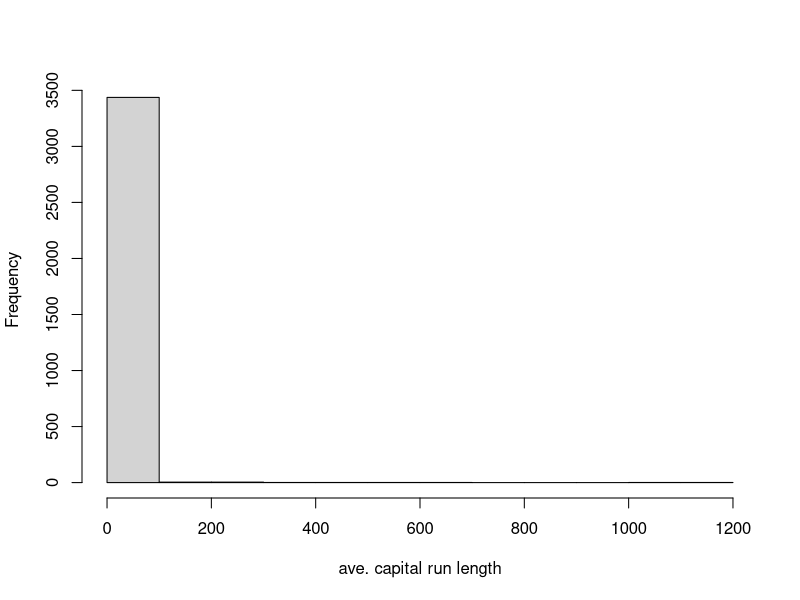
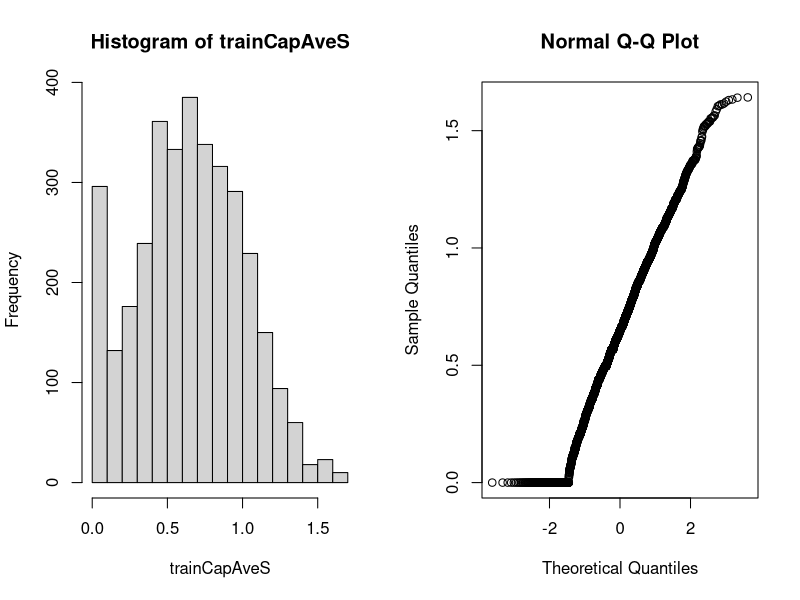

Here is the R script that generated these plots, in order:
## ---- chunk 1
knitr::opts_chunk$set(echo = TRUE)
## ---- chunk 2
library(caret); library(kernlab); data(spam)
inTrain <- createDataPartition(y=spam$type,
                              p=0.75, list=FALSE)
training <- spam[inTrain,]
testing <- spam[-inTrain,]
hist(training$capitalAve,main="",xlab="ave. capital run length")


## ---- chunk 3
mean(training$capitalAve)
sd(training$capitalAve)

# Standardizing variables

trainCapAve <- training$capitalAve
trainCapAveS <- (trainCapAve  - mean(trainCapAve))/sd(trainCapAve) 
mean(trainCapAveS)
sd(trainCapAveS)



## ---- chunk 4
testCapAve <- testing$capitalAve
testCapAveS <- (testCapAve  - mean(trainCapAve))/sd(trainCapAve) 
mean(testCapAveS)
sd(testCapAveS)
## ---- chunk 5
preObj <- preProcess(training[,-58],method=c("center","scale"))
trainCapAveS <- predict(preObj,training[,-58])$capitalAve
mean(trainCapAveS)
sd(trainCapAveS)
## ---- chunk 6
testCapAveS <- predict(preObj,testing[,-58])$capitalAve
mean(testCapAveS)
sd(testCapAveS)
## ---- chunk 7


set.seed(32343)
modelFit <- train(type ~.,data=training,
                  preProcess=c("center","scale"),method="glm")
modelFit
## ---- chunk 8
preObj <- preProcess(training[,-58],method=c("BoxCox"))
trainCapAveS <- predict(preObj,training[,-58])$capitalAve
par(mfrow=c(1,2)); hist(trainCapAveS); qqnorm(trainCapAveS)
## ---- chunk 9
set.seed(13343)

# Make some values NA
training$capAve <- training$capitalAve
selectNA <- rbinom(dim(training)[1],size=1,prob=0.05)==1
training$capAve[selectNA] <- NA

# Impute and standardize
preObj <- preProcess(training[,-58],method="knnImpute")
capAve <- predict(preObj,training[,-58])$capAve

# Standardize true values
capAveTruth <- training$capitalAve
capAveTruth <- (capAveTruth-mean(capAveTruth))/sd(capAveTruth)
## ---- chunk 10
quantile(capAve - capAveTruth)
quantile((capAve - capAveTruth)[selectNA])
quantile((capAve - capAveTruth)[!selectNA])
